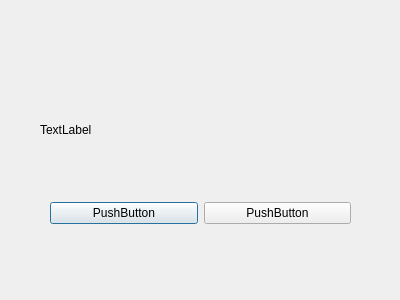
<?xml version="1.0" encoding="UTF-8"?>
<ui version="4.0">
 <class>MessageDialog</class>
 <widget class="QDialog" name="MessageDialog">
  <property name="geometry">
   <rect>
    <x>0</x>
    <y>0</y>
    <width>400</width>
    <height>300</height>
   </rect>
  </property>
  <property name="windowTitle">
   <string>Dialog</string>
  </property>
  <widget class="QLabel" name="label">
   <property name="geometry">
    <rect>
     <x>40</x>
     <y>120</y>
     <width>291</width>
     <height>20</height>
    </rect>
   </property>
   <property name="text">
    <string>TextLabel</string>
   </property>
  </widget>
  <widget class="QWidget" name="">
   <property name="geometry">
    <rect>
     <x>50</x>
     <y>200</y>
     <width>301</width>
     <height>27</height>
    </rect>
   </property>
   <layout class="QGridLayout" name="gridLayout">
    <item row="0" column="0">
     <widget class="QPushButton" name="pushButton">
      <property name="text">
       <string>PushButton</string>
      </property>
     </widget>
    </item>
    <item row="0" column="1">
     <widget class="QPushButton" name="pushButton_2">
      <property name="text">
       <string>PushButton</string>
      </property>
     </widget>
    </item>
   </layout>
  </widget>
 </widget>
 <resources/>
 <connections/>
</ui>
